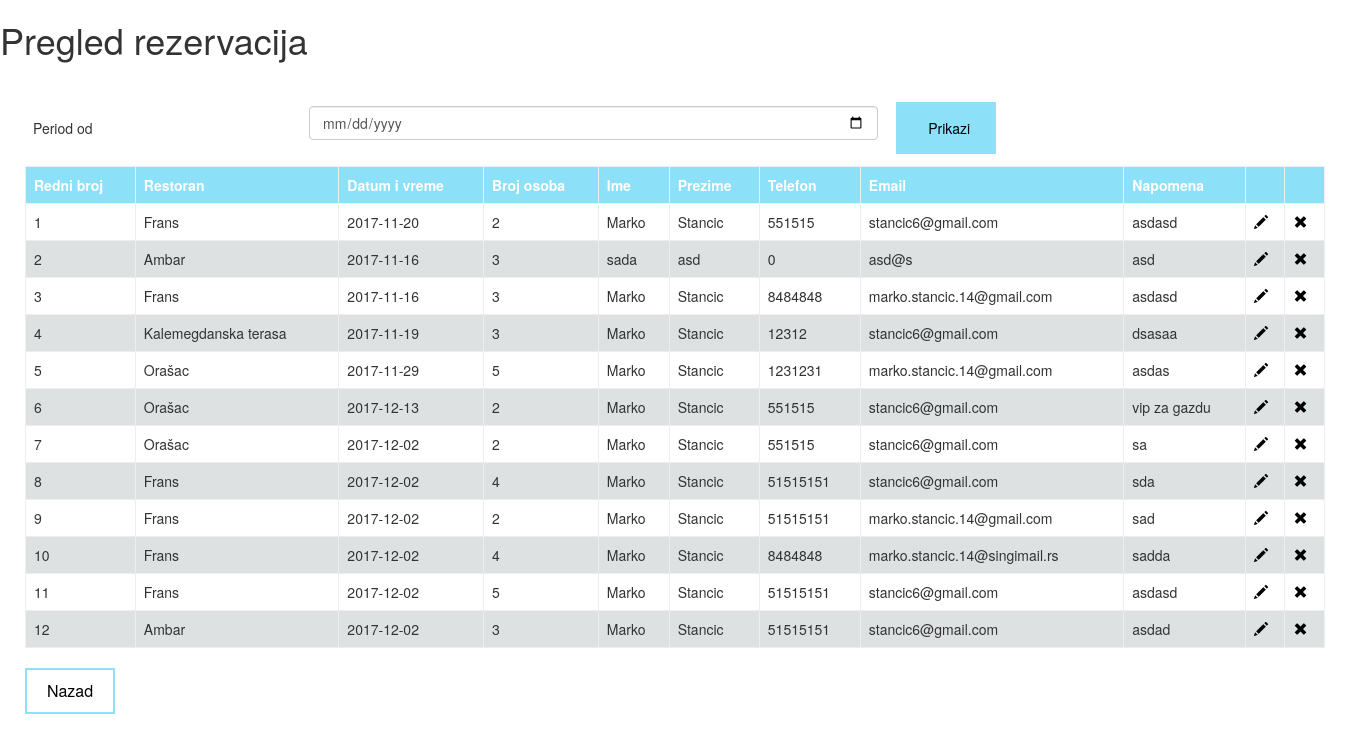
/parts/pregled-rezervacija.php (signed in), run on the app's committed database.
### tables this page shows
CREATE TABLE `rezervacija` (
  `id` int(11) NOT NULL,
  `restoran_id` int(11) NOT NULL,
  `rezervacija_ime` text NOT NULL,
  `rezervacija_prezime` text NOT NULL,
  `rezervacija_tel` int(11) NOT NULL,
  `rezervacija_email` text NOT NULL,
  `broj_osoba` int(11) NOT NULL,
  `napomena` text NOT NULL,
  `datum` date NOT NULL
);

CREATE TABLE `restoran` (
  `id` int(11) NOT NULL,
  `restoran_ime` varchar(20) NOT NULL,
  `restoran_adresa` varchar(50) NOT NULL,
  `restoran_region` varchar(20) NOT NULL,
  `restoran_tel` varchar(11) NOT NULL,
  `ukupan_broj_gostiju` int(11) NOT NULL,
  `putanja` text NOT NULL,
  `slika` text NOT NULL
);

### parts/baza/DB.php (called while the page is built, shortened)
<?php
class DB {
	protected $config;
	protected $pdo = null;
	public function __construct() {
        $db_config = parse_ini_file(__DIR__ . '/baza.ini', true);
		$this->config = !empty($db_config) ? $db_config : array();
	}
	public function get($new = false) {
		if (!empty($this->pdo) && !$new) {
			return $this->pdo;
		}
		try {
			$this->pdo = new \PDO(
				sprintf('mysql:dbname=%s',
					$this->config['name']
				),
				$this->config['username'],
				$this->config['password'],
				array(
					\PDO::ATTR_PERSISTENT => false,
					\PDO::MYSQL_ATTR_INIT_COMMAND => self::MYSQL_SET_NAMES_VALUE,
					\PDO::ATTR_ERRMODE => \PDO::ERRMODE_EXCEPTION,
				)
			);
		} catch (\PDOException $e) {
			var_dump($e->getMessage());die;
		} catch (\Exception $e) {
            var_dump($e->getMessage());
			$this->pdo = null;
			die;
		}
		return $this->pdo;
	}
	public function query($sql) {
		if ($this->get()) {
			try {
				$result = $this->pdo->query($sql);
				return $result;
			} catch (\PDOException $e) {
			} catch (\Exception $e) {
			}
		} else {
            throw new \Exception('Not connected to database');
		}
		return null;
	}
	public function fetch($sql) {
		$result = $this->query($sql);
		return empty($result) ? null : $result->fetch(\PDO::FETCH_ASSOC);
	}
	public function fetchAll($sql, $safe = true) {
		$result = $this->query($sql);
		return empty($result) ? ($safe ? array() : null) : $result->fetchAll(\PDO::FETCH_ASSOC);
	}
}

### parts/pregled-rezervacija.php (the view, shortened to what this page needs)
<?php
if ($_SESSION['id'] == 0) {
    loginScreen();
} else {
?>
<!DOCTYPE html>
<html>
<head>
    <?php
        require_once __DIR__ . '/header.php';
    ?>
        <link rel="stylesheet" type="text/css" href="../css/ispit.css">
</head>
<body>
    <div class="restoran">
        <h1>Pregled rezervacija</h1>
        <br>
        <form>
            <div>
                <table>
                    <tbody>
                        <tr>
                            <td>Period od</td>
                            <td>
                                <input type='date' class="form-control" id='period_from' style="margin-bottom: 10px;" name="datum" />
                            </td>
                            <td><input type="button" onclick="filterAppointment()" value="Prikazi"></td>
                        </tr>
                    </tbody>
                </table>
            </div>
        </form>
        <div>
            <table id="app_table" border="1">
                <thead>
                    <tr>
                        <th>Redni broj</th>
                        <th>Restoran</th>
                        <th>Datum i vreme</th>
                        <th>Broj osoba</th>
                        <th>Ime</th>
                        <th>Prezime</th>
                        <th>Telefon</th>
                        <th>Email</th>
                        <th>Napomena</th>
                        <th></th>
                        <th></th>
                    </tr>
                </thead>
                <?php
            require_once __DIR__ . '/baza/DB.php';
            $db = new \Baza\DB();
            $rezervacije = $db->fetchAll("SELECT * FROM rezervacija;");
            foreach ($rezervacije as $rez)
            {
                $restoran = $db->fetch("SELECT * FROM restoran WHERE id = {$rez['restoran_id']};");
                echo "<tr>\n";
                echo " <td>{$rez['id']}</td>\n";
                echo " <td>{$restoran['restoran_ime']}</td>\n";
                echo " <td>{$rez['datum']}</td>\n";
                echo " <td>{$rez['broj_osoba']}</td>\n";
                echo " <td>{$rez['rezervacija_ime']}</td>\n";
                echo " <td>{$rez['rezervacija_prezime']}</td>\n";
                echo " <td>{$rez['rezervacija_tel']}</td>\n";
                echo " <td>{$rez['rezervacija_email']}</td>\n";
                echo " <td>{$rez['napomena']}</td>\n";
                echo " <td><a href='izmeni-rezervaciju.php?id={$rez['id']}' id='dugme'><span class='glyphicon glyphicon-pencil' aria-hidden='true'></span></a></td>\n";
                echo " <td><a href='db-ukloni-rezervaciju.php?id={$rez['id']}' id='dugme' onclick='if(!confirm(\"Da li ste sigurni?\"))return false;'><span class='glyphicon glyphicon-remove' aria-hidden='true'></span></a></td>\n";
                echo "</tr>\n";
            }
            ?>
            </table>
        </div>
        <br>
        <a href="../admin/index.php" id="dugme1">Nazad</a>
    </div>
    <br>
    <?php
    }
    ?>
</body>
</html>

### css/style.css (style rules this page uses)
a { text-decoration: none; list-style: none; }

### css/ispit.css (style rules this page uses)
* { margin: 0 auto; top: 70%; }
body { width: 1350px; }
input[type=button], input[type=submit] { width: 100px; background-color: #8ce0f7; border: none; color: #000; padding: 16px 32px; text-decoration: none; margin: 4px 2px; cursor: pointer; }
#dugme1 { background-color: white; color: black; border: 2px solid #8ce0f7; padding: 10px 20px; text-align: center; text-decoration: none; display: inline-block; font-size: 16px; margin-left: 25px; }
table { width: 1300px; border-collapse: collapse; border: 1px; }
th, td { text-align: left; padding: 8px; }
tr:nth-child(even) { background-color: #dee1e2 }
th { background-color: #8ce0f7; color: white; }
#dugme { text-decoration: none; list-style: none; color: #000; }

### data on the page
rezervacija: id "1", restoran.restoran_ime "Frans", datum "2017-11-20", broj_osoba "2", rezervacija_ime "Marko", rezervacija_prezime "Stancic", rezervacija_tel "551515", rezervacija_email "stancic6@gmail.com", napomena "asdasd"
rezervacija: id "2", restoran.restoran_ime "Ambar", datum "2017-11-16", broj_osoba "3", rezervacija_ime "sada", rezervacija_prezime "asd", rezervacija_tel "0", rezervacija_email "asd@s", napomena "asd"
rezervacija: id "3", restoran.restoran_ime "Frans", datum "2017-11-16", broj_osoba "3", rezervacija_ime "Marko", rezervacija_prezime "Stancic", rezervacija_tel "8484848", rezervacija_email "marko.stancic.14@gmail.com", napomena "asdasd"
rezervacija: id "4", restoran.restoran_ime "Kalemegdanska terasa", datum "2017-11-19", broj_osoba "3", rezervacija_ime "Marko", rezervacija_prezime "Stancic", rezervacija_tel "12312", rezervacija_email "stancic6@gmail.com", napomena "dsasaa"
rezervacija: id "5", restoran.restoran_ime "Orašac", datum "2017-11-29", broj_osoba "5", rezervacija_ime "Marko", rezervacija_prezime "Stancic", rezervacija_tel "1231231", rezervacija_email "marko.stancic.14@gmail.com", napomena "asdas"
rezervacija: id "6", restoran.restoran_ime "Orašac", datum "2017-12-13", broj_osoba "2", rezervacija_ime "Marko", rezervacija_prezime "Stancic", rezervacija_tel "551515", rezervacija_email "stancic6@gmail.com", napomena "vip za gazdu"
rezervacija: id "7", restoran.restoran_ime "Orašac", datum "2017-12-02", broj_osoba "2", rezervacija_ime "Marko", rezervacija_prezime "Stancic", rezervacija_tel "551515", rezervacija_email "stancic6@gmail.com", napomena "sa"
rezervacija: id "8", restoran.restoran_ime "Frans", datum "2017-12-02", broj_osoba "4", rezervacija_ime "Marko", rezervacija_prezime "Stancic", rezervacija_tel "51515151", rezervacija_email "stancic6@gmail.com", napomena "sda"
rezervacija: id "9", restoran.restoran_ime "Frans", datum "2017-12-02", broj_osoba "2", rezervacija_ime "Marko", rezervacija_prezime "Stancic", rezervacija_tel "51515151", rezervacija_email "marko.stancic.14@gmail.com", napomena "sad"
rezervacija: id "10", restoran.restoran_ime "Frans", datum "2017-12-02", broj_osoba "4", rezervacija_ime "Marko", rezervacija_prezime "Stancic", rezervacija_tel "8484848", rezervacija_email "marko.stancic.14@singimail.rs", napomena "sadda"
rezervacija: id "11", restoran.restoran_ime "Frans", datum "2017-12-02", broj_osoba "5", rezervacija_ime "Marko", rezervacija_prezime "Stancic", rezervacija_tel "51515151", rezervacija_email "stancic6@gmail.com", napomena "asdasd"
rezervacija: id "12", restoran.restoran_ime "Ambar", datum "2017-12-02", broj_osoba "3", rezervacija_ime "Marko", rezervacija_prezime "Stancic", rezervacija_tel "51515151", rezervacija_email "stancic6@gmail.com", napomena "asdad"
